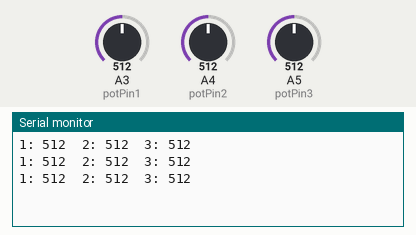
This sketch was run on a simulated Arduino Uno, built with avr-gcc and run on an emulated ATmega328P. On the bench: the last lines printed to the serial monitor. The inputs (shaded band) are chosen by the test bench; at power-on: A3 (potPin1) = 512, A4 (potPin2) = 512, A5 (potPin3) = 512.

Above: at 1.3 s.
1.4 s: A3 (potPin1) set to 716
At 1.9 s:
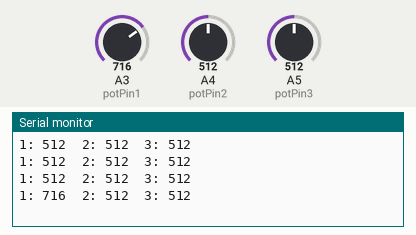
2.9 s: A4 (potPin2) set to 716
At 3.4 s:
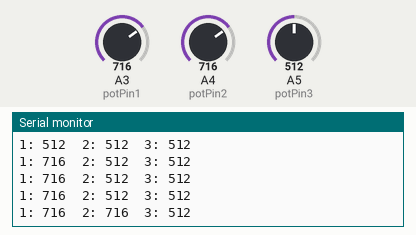
4.4 s: A5 (potPin3) set to 716
At 4.9 s:
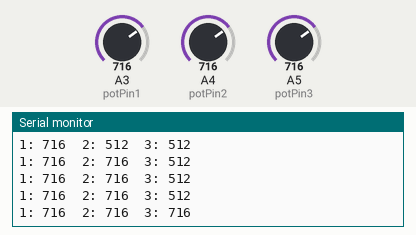
5.9 s: A3 (potPin1) set to 900
At 6.4 s:
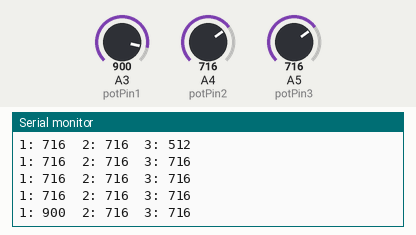
7.4 s: A4 (potPin2) set to 900
At 7.9 s:
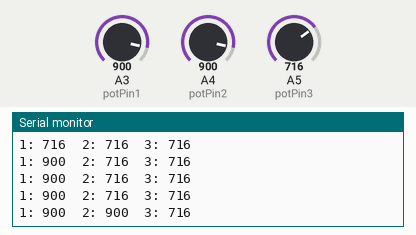
8.9 s: A5 (potPin3) set to 900
At 9.4 s:
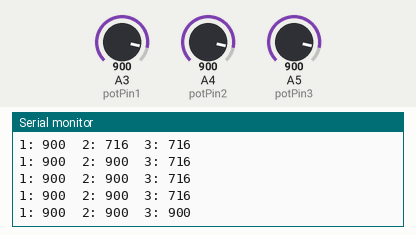
Timing chart, 0 to 11.4 s (numbered marks = the images above; inputs shaded):
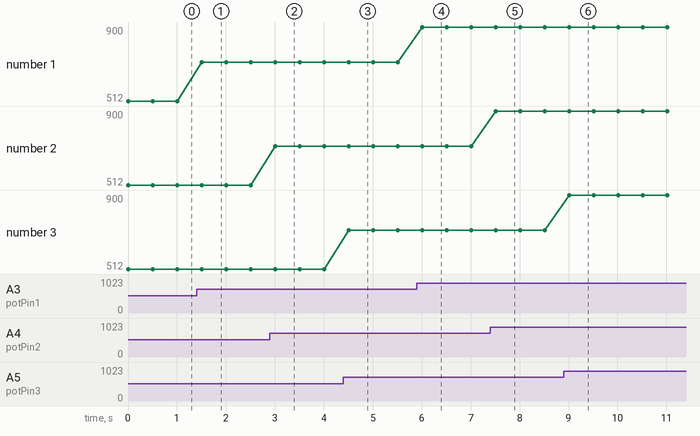

The sketch:

PotentiometerExample.ino
```cpp
// Example for how to use potentiometers with an arduino.

// Asign potentiometer pins.
const int potPin1 = A3, potPin2 = A4, potPin3 = A5;

// Create variables for potentiometer values (between 0 and 1023).
int potValue1;
int potValue2;
int potValue3;

void setup() {
  Serial.begin(9600);
}

void loop() {
  // Read the potentiometer values.
  potValue1 = analogRead(potPin1);
  potValue2 = analogRead(potPin2);
  potValue3 = analogRead(potPin3);

  // Print potentiometer values.
  Serial.print("1: " + String(potValue1));
  Serial.print("  2: " + String(potValue2));
  Serial.println("  3: " + String(potValue3));
  delay(500);
}
```

Measured:
- after the input at 1.4 s, the serial monitor: prints a new line after 0.10 s (image 1)
- after the input at 2.9 s, the serial monitor: prints a new line after 0.11 s (image 2)
- after the input at 4.4 s, the serial monitor: prints a new line after 0.11 s (image 3)
- after the input at 5.9 s, the serial monitor: prints a new line after 0.11 s (image 4)
- after the input at 7.4 s, the serial monitor: prints a new line after 0.11 s (image 5)
- after the input at 8.9 s, the serial monitor: prints a new line after 0.12 s (image 6)
- plotted number 1: 512 → 716 after the input at 1.4 s, 716 → 900 after the input at 5.9 s
